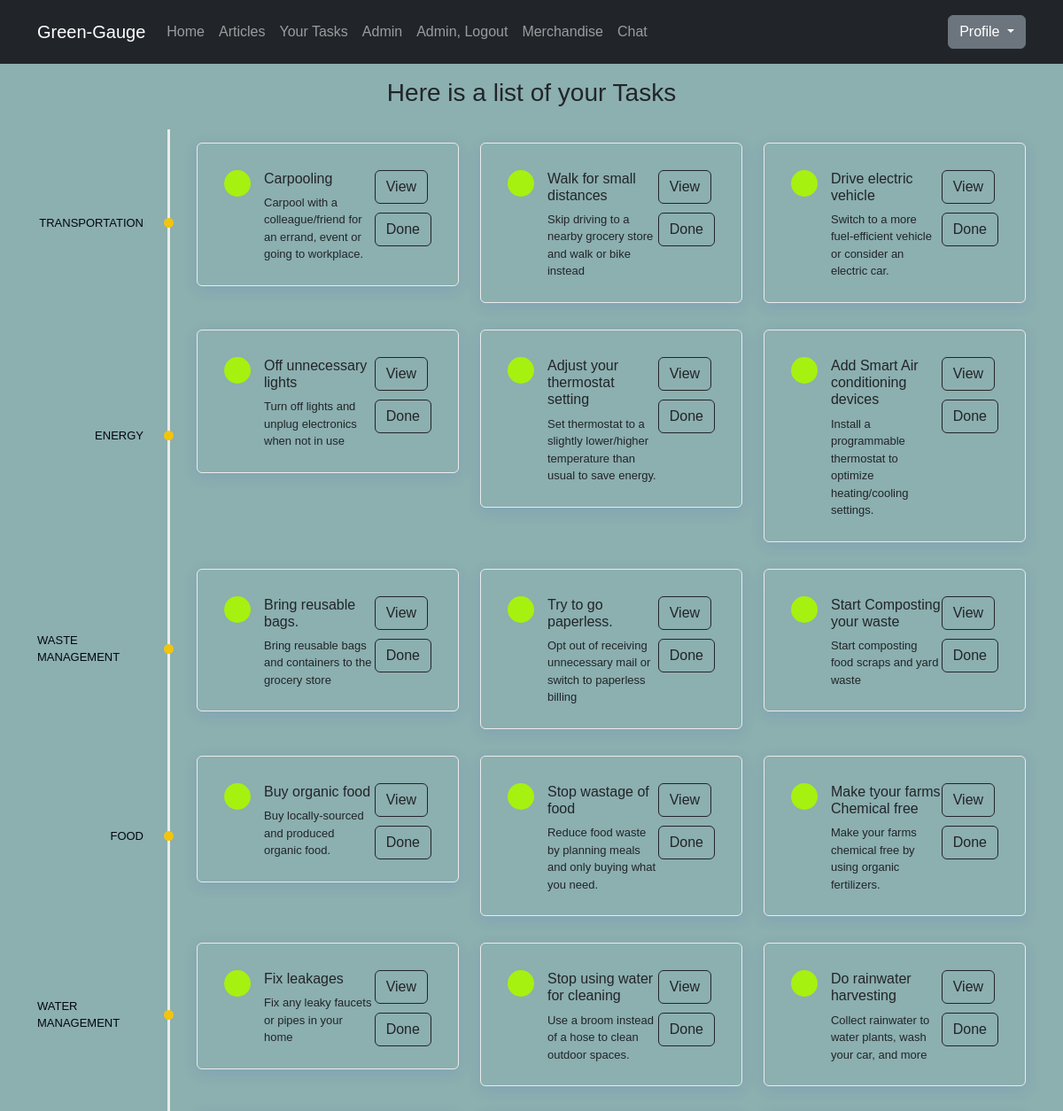
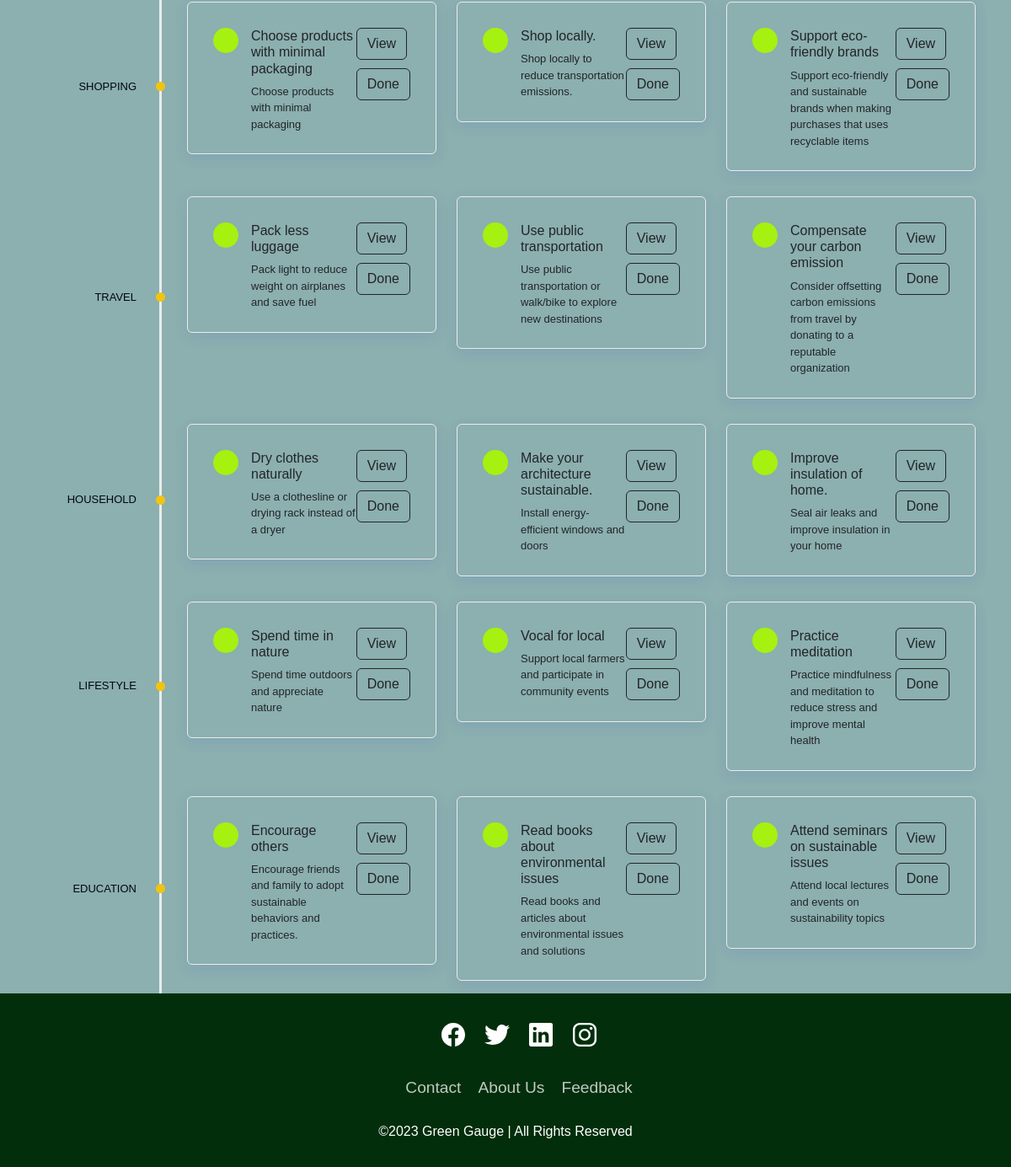
Screenshot of /task/ (signed in) with the database file from the repository (2 pictures, top to bottom).
### task/models.py (models this page shows, shortened)
class TaskCategory(models.Model):
    title = models.CharField(max_length=100)
    img = models.ImageField(upload_to='task_category')
    def __str__(self):
        return self.title

class Challenge(models.Model):
    level = models.CharField(choices=ChallengeLevelChoices.choices, max_length=6)
    title = models.CharField(max_length=100)
    slug = models.SlugField(editable=False)
    category = models.ForeignKey('TaskCategory', default=1, on_delete=models.CASCADE)
    body = models.TextField()
    image = models.ImageField(upload_to='task_images', blank=True)
    duration = models.CharField(max_length=100, default='1 Day')
    created_at = models.DateTimeField(auto_now_add=True)
    updated_at = models.DateTimeField(auto_now=True)
    score = models.IntegerField(default=100)
    optional = models.BooleanField(default=False)

### task/views.py (the view)
# urls.py: path('task/', include('task.urls')),
@login_required
def task(request):
    challenges = Challenge.objects.all()
    categories = TaskCategory.objects.all()
    for category in categories:
        category.challenge_count = Challenge.objects.filter(category=category).count()
    user_tasks = User_Task.objects.all()
    context = {
        'challenges': challenges,
        'categories': categories,
        'user_tasks': user_tasks
    }
    return render(request, 'task/task.html', context)

### templates/task/task.html (shortened to what this page needs)
{% extends 'layout/base.html' %}
{% block content %}
<section class="timeline_area section_padding_130">
    <div class="container">
        <div class="row justify-content-center">
            <div class="col-12 col-sm-8 col-lg-6">
                <div class="section_heading text-center">
                    <h3 style="padding:1rem">Here is a list of your Tasks</h3>
                </div>
            </div>
        </div>
        <div class="row">
            <div class="col-12">
                <div class="apland-timeline-area">
                    {% for category in categories %}
                    {% if category.challenge_count > 0 %}
                    <div class="single-timeline-area">
                        <div class="timeline-date wow fadeInLeft" data-wow-delay="0.1s" style="visibility: visible; animation-delay: 0.1s; animation-name: fadeInLeft;">
                            <p>{{category}}</p>
                        </div>
                        <div class="row">
                            {% for challenge in challenges %}
                            {% if challenge.category == category %}
                            <div class="col-12 col-md-6 col-lg-4">
                                <div class="single-timeline-content d-flex wow fadeInLeft" data-wow-delay="0.3s" style="visibility: visible; animation-delay: 0.3s; animation-name: fadeInLeft;">
                                    <div class="timeline-icon">
                                    </div>
                                    <div class="timeline-text">
                                        <h6>
                                            {{challenge.title}}
                                        </h6>
                                        <p>{{challenge.body}}</p>
                                    </div>
                                    <div class="action">
                                        <a href="{% url 'challenge_detail' challenge.id %}" class="btn btn-outline-dark" style="margin-bottom: 10px;">View</a>
                                        <a href="{% url 'challenge_complete' challenge.id %}" class="btn btn-outline-dark">Done</a>
                                    </div>
                                </div>
                            </div>
                            {% endif %}
                            {% endfor %}
                        </div>
                    </div>
                    {% endif %}
                    {% empty %}
                    <p>
                        No Category Available
                    </p>
                    {% endfor %}
                </div>
            </div>
        </div>
    </div>
</section>
{% endblock %}

### templates/partials/navbar.html (shortened to what this page needs)
<nav class="navbar navbar-expand-lg navbar-dark bg-dark py-3">
    <div class="container">
        <a class="navbar-brand" href="#">Green-Gauge</a>
        <div class="collapse navbar-collapse" id="collapsibleNavId">
            <ul class="navbar-nav me-auto mt-2 mt-lg-0">
                <li class="nav-item">
                    <a class="nav-link" href="/" aria-current="page">Home </a>
                    </li>
                    <li class="nav-item">
                        <a class="nav-link" href="{% url 'blogs' %}">
                            Articles
                        </a>
                    </li>
                    {% if user.is_authenticated %}
                    <li class="nav-item">
                        <a class="nav-link" href="{% url 'tasks' %}">
                            Your Tasks
                        </a>
                    </li>
                    {% endif %}
                    {% if user.is_authenticated %}
                    {% if user.is_superuser %}
                    <li class="nav-item">
                        <a class="nav-link" href="{% url 'admin:index' %}" aria-current="page">Admin
                        </a>
                    </li>
                    {% endif %}
                    <li class="nav-item">
                        <a class="nav-link" href="{% url 'account_logout' %}" aria-current="page">{{user}}, Logout
                        </a>
                    </li>
                    {% endif %}
                    <li class="nav-item">
                        <a class="nav-link" href="{% url 'merchandise' %}">
                            Merchandise
                        </a>
                    </li>
                    <li class="nav-item">
                        <a class="nav-link" href="{% url 'index' %}">
                            Chat
                        </a>
                    </li>
                </ul>
                {% if user.is_authenticated %}
                <div class="dropdown">
                    <button class="btn btn-secondary dropdown-toggle" type="button" id="dropdownMenuButton1" data-bs-toggle="dropdown" aria-expanded="false">
                      Profile
                    </button>
                  </div>
                {% endif %}
            </div>
        </div>
    </nav>

### templates/task/task.html (style rules this page uses)
.timeline_area { position: relative; z-index: 1; }
.single-timeline-area { position: relative; z-index: 1; padding-left: 180px; }
.single-timeline-area .timeline-date { position: absolute; width: 180px; height: 100%; top: 0; left: 0; z-index: 1; display: -webkit-box; display: -ms-flexbox; display: flex; -webkit-box-align: center; -ms-flex-align: center; -ms-grid-row-align: center; align-items: center; -webkit-box-pack: end; -ms-flex-pack: end; justify-content: flex-end; padding-right: 60px; }
.single-timeline-area .timeline-date::after { position: absolute; width: 3px; height: 100%; content: ""; background-color: #ebebeb; top: 0; right: 30px; z-index: 1; }
.single-timeline-area .timeline-date::before { position: absolute; width: 11px; height: 11px; border-radius: 50%; background-color: #f1c40f; content: ""; top: 50%; right: 26px; z-index: 5; margin-top: -5.5px; }
.single-timeline-area .timeline-date p { margin-bottom: 0; color: #020710; font-size: 13px; text-transform: uppercase; font-weight: 500; }
.single-timeline-area .single-timeline-content { position: relative; z-index: 1; padding: 30px 30px 25px; border-radius: 6px; margin-bottom: 15px; margin-top: 15px; -webkit-box-shadow: 0 0.25rem 1rem 0 rgba(47, 91, 234, 0.125); box-shadow: 0 0.25rem 1rem 0 rgba(47, 91, 234, 0.125); border: 1px solid #ebebeb; }
.single-timeline-area .single-timeline-content .timeline-icon { -webkit-transition-duration: 500ms; transition-duration: 500ms; width: 30px; height: 30px; background-color: #a6f10f; -webkit-box-flex: 0; -ms-flex: 0 0 30px; flex: 0 0 30px; text-align: center; max-width: 30px; border-radius: 50%; margin-right: 15px; }
.single-timeline-area .single-timeline-content .timeline-text h6 { -webkit-transition-duration: 500ms; transition-duration: 500ms; }
.single-timeline-area .single-timeline-content .timeline-text p { font-size: 13px; margin-bottom: 0; }

### rows the page displays
TaskCategory: title "TRANSPORTATION"
Challenge: title "Carpooling", body "Carpool with a colleague/friend for an errand, event or going to workplace."
Challenge: title "Walk for small distances", body "Skip driving to a nearby grocery store and walk or bike instead"
Challenge: title "Drive electric vehicle", body "Switch to a more fuel-efficient vehicle or consider an electric car."
TaskCategory: title "ENERGY"
Challenge: title "Off unnecessary lights", body "Turn off lights and unplug electronics when not in use"
Challenge: title "Adjust your thermostat setting", body "Set thermostat to a slightly lower/higher temperature than usual to save energy."
Challenge: title "Add Smart Air conditioning devices", body "Install a programmable thermostat to optimize heating/cooling settings."
TaskCategory: title "WASTE MANAGEMENT"
Challenge: title "Bring reusable bags.", body "Bring reusable bags and containers to the grocery store"
Challenge: title "Try to go paperless.", body "Opt out of receiving unnecessary mail or switch to paperless billing"
Challenge: title "Start Composting your waste", body "Start composting food scraps and yard waste"
TaskCategory: title "FOOD"
Challenge: title "Buy organic food", body "Buy locally-sourced and produced organic food."
Challenge: title "Stop wastage of food", body "Reduce food waste by planning meals and only buying what you need."
Challenge: title "Make tyour farms Chemical free", body "Make your farms chemical free by using organic fertilizers."
TaskCategory: title "WATER MANAGEMENT"
Challenge: title "Fix leakages", body "Fix any leaky faucets or pipes in your home"
Challenge: title "Stop using water for cleaning", body "Use a broom instead of a hose to clean outdoor spaces."
Challenge: title "Do rainwater harvesting", body "Collect rainwater to water plants, wash your car, and more"
TaskCategory: title "SHOPPING"
Challenge: title "Choose products with minimal packaging", body "Choose products with minimal packaging"
Challenge: title "Shop locally.", body "Shop locally to reduce transportation emissions."
Challenge: title "Support eco-friendly brands", body "Support eco-friendly and sustainable brands when making purchases that uses recyclable items"
TaskCategory: title "TRAVEL"
Challenge: title "Pack less luggage", body "Pack light to reduce weight on airplanes and save fuel"
Challenge: title "Use public transportation", body "Use public transportation or walk/bike to explore new destinations"
Challenge: title "Compensate your carbon emission", body "Consider offsetting carbon emissions from travel by donating to a reputable organization"
TaskCategory: title "HOUSEHOLD"
Challenge: title "Dry clothes naturally", body "Use a clothesline or drying rack instead of a dryer"
Challenge: title "Make your architecture sustainable.", body "Install energy-efficient windows and doors"
Challenge: title "Improve insulation of home.", body "Seal air leaks and improve insulation in your home"
TaskCategory: title "LIFESTYLE"
Challenge: title "Spend time in nature", body "Spend time outdoors and appreciate nature"
Challenge: title "Vocal for local", body "Support local farmers and participate in community events"
Challenge: title "Practice meditation", body "Practice mindfulness and meditation to reduce stress and improve mental health"
TaskCategory: title "EDUCATION"
Challenge: title "Encourage others", body "Encourage friends and family to adopt sustainable behaviors and practices."
Challenge: title "Read books about environmental issues", body "Read books and articles about environmental issues and solutions"
Challenge: title "Attend seminars on sustainable issues", body "Attend local lectures and events on sustainability topics"

### other values shown
{{ user }} "Admin"
